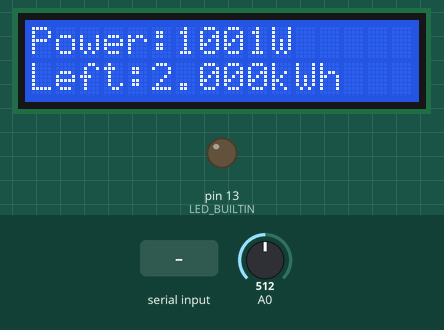
The sketch below on a simulated Arduino Uno, built with avr-gcc and run on an emulated ATmega328P. On the bench: 16×2 character LCD, output pins drawn as LEDs (lit = HIGH). The test bench sets the inputs (shaded band); at power-on: A0 = 512. What the sketch prints to the serial monitor is not drawn.

Above: at 1.5 s.
1.6 s: A0 set to 716
At 2.8 s:
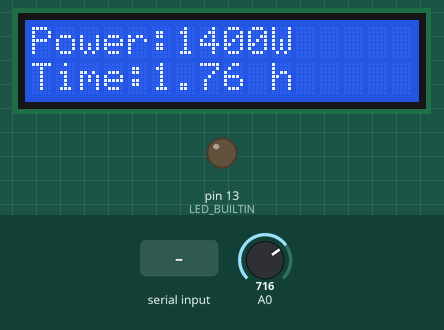
4.6 s: "HELP\n" received over Serial
7.5 s: A0 set to 900
At 8.9 s:
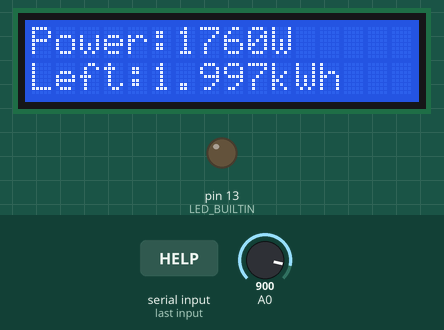
9.5 s: "STREAM ON\n" received over Serial
11.5 s: A0 set to 1010
At 12.8 s:
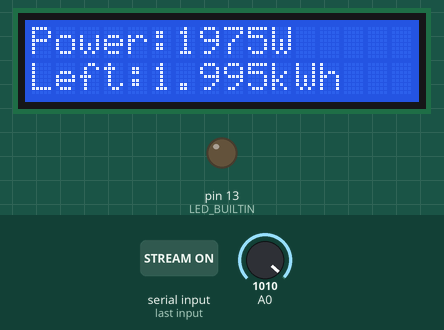
13.5 s: "STREAM OFF\n" received over Serial
At 50.6 s:
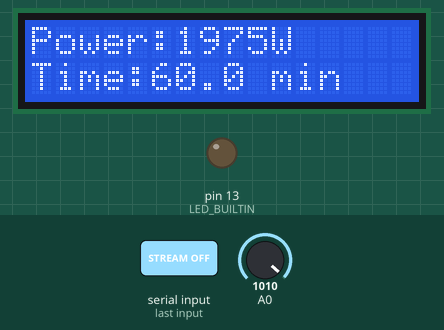
Timing chart, 0 to 52.1 s (numbered marks = the images above; inputs shaded):
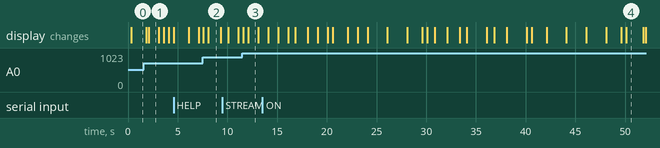

Measured:
- after the input at 7.5 s, the display: first changes after 0.09 s (image 2 shows a later state)
- what the display in image 1 shows lasts 1.0 s, from 2.1 s to 3.1 s
- what the display in image 2 shows lasts 1.2 s, from 8.1 s to 9.3 s

The sketch:

EnergyMonitor.ino
```cpp
#include <LiquidCrystal.h>
#include <ctype.h>
#include <string.h>
#include "MonitorCore.h"

// Simulated energy credit only. Restart restores configured starting balance.
#ifndef START_CREDIT_MWH
#define START_CREDIT_MWH 2000000UL
#endif
const uint16_t MAX_POWER_W = 2000;
const bool REVERSE_SENSOR = false;
LiquidCrystal lcd(12, 11, 5, 4, 3, 2);
MonitorCore monitor;
uint32_t lastReadMs, lastHistoryMs, lastPageMs, lastDisplayMs, lastReportMs;
uint16_t powerW = 0, rawAdc = 0;
uint8_t page = 0;
bool streamEnabled = false;
char inputLine[48];
uint8_t inputLength = 0;
bool inputOverflow = false;

uint16_t readPower() {
  rawAdc = analogRead(A0);
  uint16_t raw = REVERSE_SENSOR ? 1023 - rawAdc : rawAdc;
  return ((uint32_t)raw * MAX_POWER_W + 511) / 1023;
}
void printCredit(uint32_t value) {
  Serial.print(value / 1000000UL); Serial.print('.');
  uint32_t fraction = value % 1000000UL;
  for (uint32_t place = 100000; place > 0; place /= 10)
    Serial.print((uint8_t)((fraction / place) % 10));
}
void printStatus() {
  Serial.print(F("ADC=")); Serial.print(rawAdc);
  Serial.print(F(" W=")); Serial.print(powerW);
  Serial.print(F(" AvgW=")); Serial.println(monitor.averageW(), 1);
  Serial.print(F("Credit=")); printCredit(monitor.remainingMWh);
  Serial.print(F("kWh "));
  if (!monitor.remainingMWh) Serial.println(F("EMPTY"));
  else if (monitor.low()) Serial.println(F("LOW"));
  else Serial.println(F("OK"));
  Serial.print(F("Hours="));
  if (!monitor.remainingMWh) Serial.print('0');
  else if (monitor.averageW() < 1) Serial.print(F("IDLE"));
  else Serial.print(monitor.remainingMWh / (1000.0f * monitor.averageW()), 3);
  Serial.print(F(" ms=")); Serial.println(millis());
}
void printChecks() {
  uint8_t count;
  uint8_t failed = runCoreChecks(count);
  Serial.print(F("SELFTEST ")); Serial.print(failed ? F("FAIL ") : F("PASS "));
  Serial.print(count); Serial.print(F(" checks; failures=")); Serial.println(failed);
}
void drawDisplay() {
  lcd.setCursor(0, 0); lcd.print(F("                "));
  lcd.setCursor(0, 0); lcd.print(F("Power:")); lcd.print(powerW); lcd.print('W');
  if (monitor.low()) { lcd.setCursor(13, 0); lcd.print(F("LOW")); }
  lcd.setCursor(0, 1); lcd.print(F("                ")); lcd.setCursor(0, 1);
  if (!monitor.remainingMWh) { lcd.print(F("CREDIT EMPTY")); return; }
  if (page == 2 && monitor.low()) { lcd.print(F("LOW CREDIT!")); return; }
  if (page == 1) {
    lcd.print(F("Time:"));
    float average = monitor.averageW();
    if (average < 1) lcd.print(F("-- idle"));
    else {
      float hours = monitor.remainingMWh / (1000.0f * average);
      if (hours > 9999) lcd.print(F(">9999h"));
      else if (hours < 1.0f / 60.0f) {
        lcd.print((uint32_t)(hours * 3600.0f + 0.999f)); lcd.print(F(" s"));
      }
      else if (hours < 1.0f) { lcd.print(hours * 60.0f, 1); lcd.print(F(" min")); }
      else { lcd.print(hours, 2); lcd.print(F(" h")); }
    }
  } else {
    lcd.print(F("Left:")); lcd.print(monitor.remainingMWh / 1000000.0f, 3);
    lcd.print(F("kWh"));
  }
}
void handleCommand() {
  inputLine[inputLength] = 0;
  char *command = inputLine;
  while (*command == ' ') ++command;
  char *end = command + strlen(command);
  while (end > command && end[-1] == ' ') *--end = 0;
  for (char *p = command; *p; ++p) *p = toupper((unsigned char)*p);
  if (!*command) return;
  if (!strcmp(command, "HELP")) {
    Serial.println(F("ADD 0.500 (kWh), STATUS, TEST, HELP"));
    Serial.println(F("STREAM ON / STREAM OFF"));
    Serial.println(F("Restart restores starting credit."));
  } else if (!strcmp(command, "STATUS")) printStatus();
  else if (!strcmp(command, "TEST")) printChecks();
  else if (!strcmp(command, "STREAM ON")) {
    streamEnabled = true; Serial.println(F("OK stream ON (1 s)"));
  } else if (!strcmp(command, "STREAM OFF")) {
    streamEnabled = false; Serial.println(F("OK stream OFF"));
  } else if (!strncmp(command, "ADD ", 4)) {
    char *amountText = command + 4;
    while (*amountText == ' ') ++amountText;
    uint32_t amount;
    if (!parseCredit(amountText, amount))
      Serial.println(F("ERR amount: positive decimal kWh"));
    else if (!monitor.addCredit(amount)) Serial.println(F("ERR balance would exceed 1000 kWh"));
    else {
      Serial.print(F("OK added_kWh=")); printCredit(amount); Serial.println();
      printStatus(); page = 0; drawDisplay();
    }
  } else Serial.println(F("ERR unknown command; type HELP"));
}
void pollSerial() {
  // Bounded input work prevents continuous input starving energy sampling.
  for (uint8_t count = 0; count < 16 && Serial.available(); ++count) {
    char c = Serial.read();
    if (c == '\r' || c == '\n') {
      if (inputOverflow) Serial.println(F("ERR line too long; command ignored"));
      else if (inputLength) handleCommand();
      inputLength = 0; inputOverflow = false;
    } else if (c == '\b' || c == 127) {
      if (!inputOverflow && inputLength) --inputLength;
    } else if (c >= 32 && c <= 126 && !inputOverflow) {
      if (inputLength < sizeof(inputLine) - 1) inputLine[inputLength++] = c;
      else inputOverflow = true;
    }
  }
}
void setup() {
  pinMode(A0, INPUT); pinMode(LED_BUILTIN, OUTPUT);
  monitor.reset(START_CREDIT_MWH);
  lcd.begin(16, 2); Serial.begin(9600);
  powerW = readPower(); monitor.sample(powerW);
  lastReadMs = lastHistoryMs = lastPageMs = lastDisplayMs = lastReportMs = millis();
  Serial.println(F("ENERGY MONITOR SIM v2 | 9600 baud 8N1 | HELP for commands"));
  printChecks(); printStatus(); drawDisplay();
}
void loop() {
  uint32_t now = millis();
  uint32_t elapsed = now - lastReadMs;
  if (elapsed >= 100) {
    lastReadMs = now; monitor.integrate(powerW, elapsed); powerW = readPower();
  }
  if ((uint32_t)(now - lastHistoryMs) >= 1000) {
    lastHistoryMs = now; monitor.sample(powerW);
  }
  pollSerial();
  if ((uint32_t)(now - lastPageMs) >= 2000) {
    lastPageMs = now; page = (page + 1) % (monitor.low() ? 3 : 2);
  }
  if ((uint32_t)(now - lastDisplayMs) >= 250) {
    lastDisplayMs = now; drawDisplay();
  }
  digitalWrite(LED_BUILTIN, !monitor.remainingMWh || (monitor.low() && (now / 500) % 2));
  if (streamEnabled && (uint32_t)(now - lastReportMs) >= 1000) {
    lastReportMs = now; printStatus();
  }
}
```

MonitorCore.h
```cpp
#pragma once
#include <stdint.h>
const uint32_t MAX_BALANCE_MWH = 1000000000UL;
const uint32_t LOW_CREDIT_MWH = 200000UL;
const uint8_t HISTORY_SIZE = 12;
struct MonitorCore {
  uint32_t remainingMWh, residualWattMs, historySum;
  uint16_t history[HISTORY_SIZE];
  uint8_t historyIndex, historyCount;
  void reset(uint32_t credit) {
    remainingMWh = credit > MAX_BALANCE_MWH ? MAX_BALANCE_MWH : credit;
    residualWattMs = historySum = 0; historyIndex = historyCount = 0;
    for (uint8_t i = 0; i < HISTORY_SIZE; ++i) history[i] = 0;
  }
  void integrate(uint16_t watts, uint32_t elapsedMs) {
    if (!remainingMWh) { residualWattMs = 0; return; }
    // 1 mWh = 3600 W*ms. Carry the fractional remainder without float loss.
    uint64_t total = (uint64_t)watts * elapsedMs + residualWattMs;
    uint64_t used = total / 3600; residualWattMs = total % 3600;
    if (used >= remainingMWh) { remainingMWh = 0; residualWattMs = 0; }
    else remainingMWh -= (uint32_t)used;
  }
  bool addCredit(uint32_t amount) {
    if (!amount || amount > MAX_BALANCE_MWH - remainingMWh) return false;
    remainingMWh += amount; return true;
  }
  void sample(uint16_t watts) {
    if (historyCount == HISTORY_SIZE) historySum -= history[historyIndex];
    else ++historyCount;
    history[historyIndex] = watts; historySum += watts;
    historyIndex = (historyIndex + 1) % HISTORY_SIZE;
  }
  float averageW() const { return historyCount ? (float)historySum / historyCount : 0; }
  bool low() const { return remainingMWh > 0 && remainingMWh <= LOW_CREDIT_MWH; }
};
// Strict decimal kWh, up to six fractional digits; integer arithmetic throughout.
inline bool parseCredit(const char *text, uint32_t &amount) {
  uint32_t whole = 0, fraction = 0, scale = 100000;
  uint8_t digits = 0, decimals = 0; bool dot = false;
  for (; *text; ++text) {
    if (*text == '.' && !dot && digits) { dot = true; continue; }
    if (*text < '0' || *text > '9') return false;
    uint8_t digit = *text - '0';
    if (!dot) {
      if (++digits > 4) return false;
      whole = whole * 10 + digit; if (whole > 1000) return false;
    } else {
      if (++decimals > 6) return false;
      fraction += digit * scale; scale /= 10;
    }
  }
  if (!digits || (dot && !decimals)) return false;
  amount = whole * 1000000UL + fraction;
  return amount > 0 && amount <= MAX_BALANCE_MWH;
}
// Diagnostic checks use a separate instance; no change to live balance.
inline uint8_t runCoreChecks(uint8_t &count) {
  uint8_t failures = 0; count = 0;
  MonitorCore test; uint32_t parsed = 0;
#define CHECK_CORE(c) do { ++count; if (!(c)) ++failures; } while (0)
  test.reset(2000000UL); test.integrate(0, 60000);
  CHECK_CORE(test.remainingMWh == 2000000UL);
  test.integrate(2000, 60000);
  CHECK_CORE(test.remainingMWh == 1966667UL && test.residualWattMs == 1200);
  test.reset(2000000UL);
  for (uint16_t i = 0; i < 600; ++i) test.integrate(2000, 100);
  CHECK_CORE(test.remainingMWh == 1966667UL && test.residualWattMs == 1200);
  test.reset(1); test.integrate(2000, 100);
  CHECK_CORE(test.remainingMWh == 0 && test.residualWattMs == 0);
  CHECK_CORE(test.addCredit(500000) && test.remainingMWh == 500000);
  test.reset(MAX_BALANCE_MWH);
  CHECK_CORE(!test.addCredit(1) && test.remainingMWh == MAX_BALANCE_MWH);
  CHECK_CORE(!test.addCredit(0));
  test.reset(200000); CHECK_CORE(test.low());
  test.reset(200001); CHECK_CORE(!test.low());
  test.reset(0); CHECK_CORE(!test.low()); CHECK_CORE(test.averageW() == 0);
  test.sample(2000); CHECK_CORE(test.averageW() == 2000);
  for (uint8_t i = 0; i < 12; ++i) test.sample(0);
  CHECK_CORE(test.averageW() == 0 && test.historyCount == 12);
  for (uint8_t i = 0; i < 6; ++i) test.sample(2000);
  CHECK_CORE(test.averageW() == 1000);
  CHECK_CORE(parseCredit("0.5", parsed) && parsed == 500000);
  CHECK_CORE(parseCredit("0.000001", parsed) && parsed == 1);
  CHECK_CORE(parseCredit("1000", parsed) && parsed == MAX_BALANCE_MWH);
  CHECK_CORE(!parseCredit("1000.000001", parsed));
  CHECK_CORE(!parseCredit("-1", parsed)); CHECK_CORE(!parseCredit("nan", parsed));
  CHECK_CORE(!parseCredit("1e3", parsed)); CHECK_CORE(!parseCredit("0", parsed));
  CHECK_CORE(!parseCredit("1.1234567", parsed));
  CHECK_CORE(!parseCredit("1.2junk", parsed)); CHECK_CORE(!parseCredit("", parsed));
  CHECK_CORE(!parseCredit("1.", parsed));
  CHECK_CORE((uint32_t)(50UL - 0xfffffff0UL) == 66UL);
#undef CHECK_CORE
  return failures;
}
```
